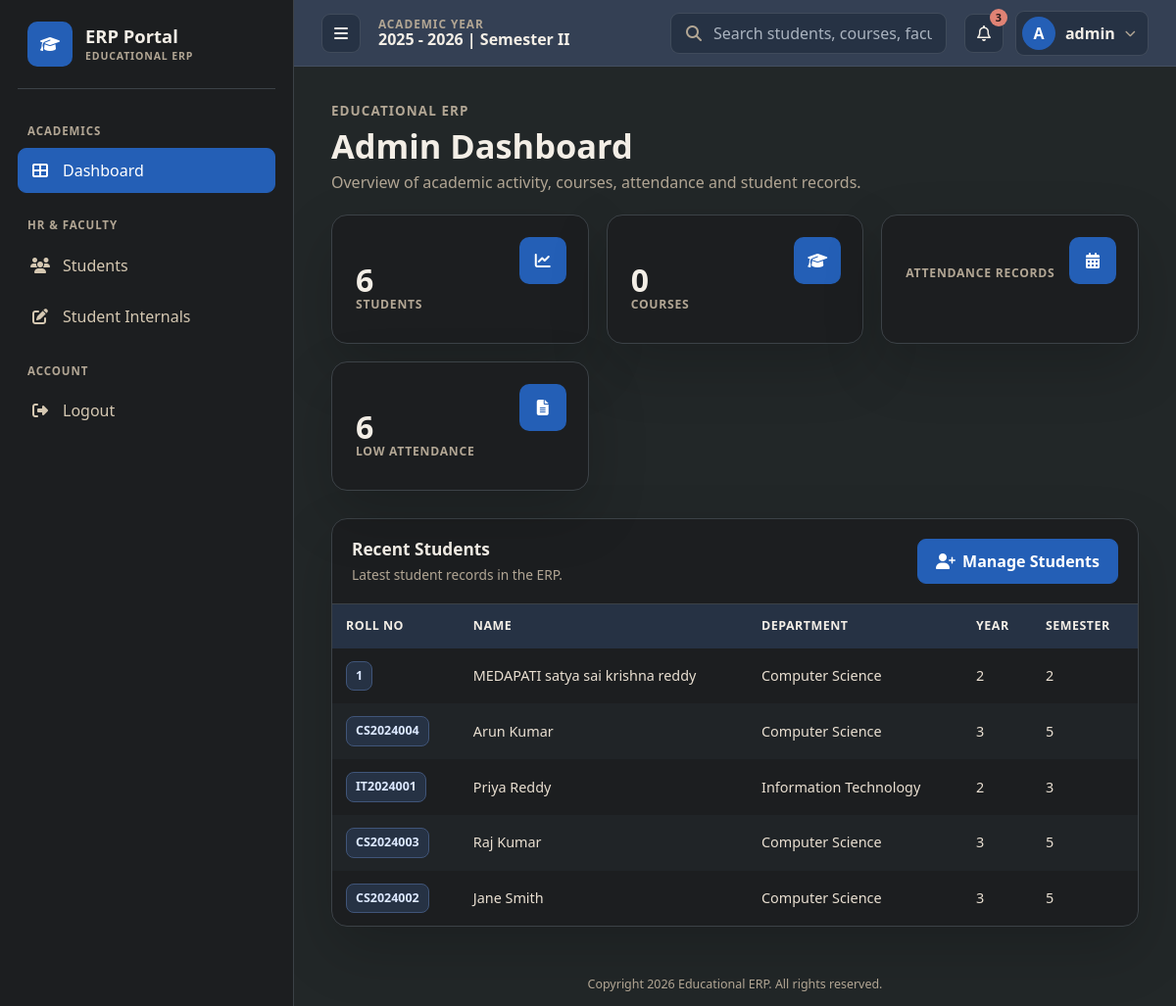
/home/ (signed in), run on an earlier commit of the app's database.
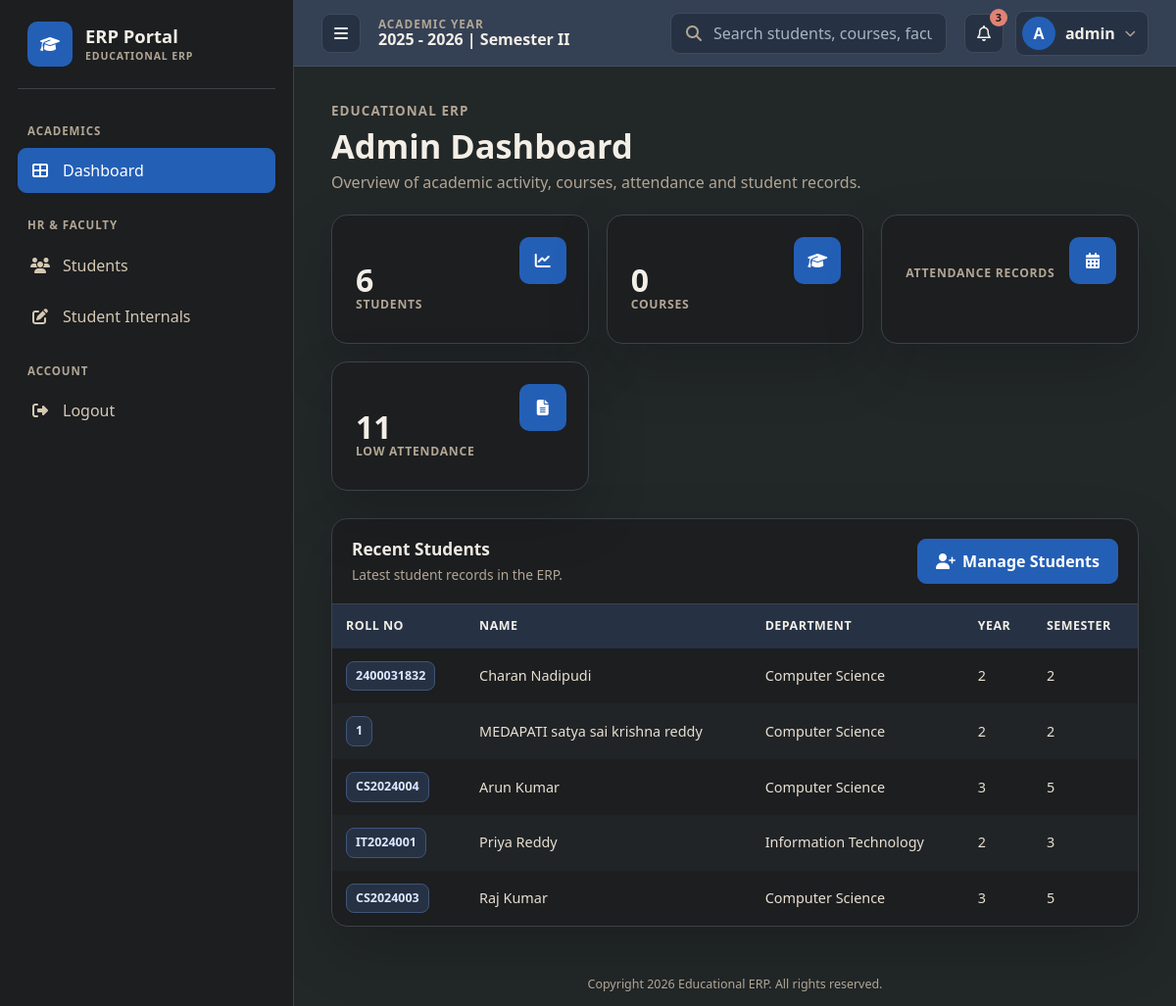
And on a later commit of the database.
### users/models.py (models this page shows, shortened)
class CustomUser(AbstractUser):
    ROLE_CHOICES = (
        ('admin', 'Admin'),
        ('administrator', 'Administrator'),
        ('teacher', 'Faculty'),
        ('student', 'Student'),
    )
    role = models.CharField(max_length=20, choices=ROLE_CHOICES)
    phone = models.CharField(max_length=15, blank=True, null=True)

### students/models.py (models this page shows, shortened)
class Student(models.Model):
    user = models.OneToOneField(settings.AUTH_USER_MODEL, on_delete=models.CASCADE)
    roll_number = models.CharField(max_length=20, unique=True)
    registration_number = models.CharField(max_length=50, unique=True)
    date_of_birth = models.DateField()
    phone = models.CharField(max_length=15)
    address = models.TextField()
    department = models.CharField(max_length=100)
    year = models.IntegerField()
    semester = models.IntegerField()
    photo = models.ImageField(upload_to='student_photos/', blank=True, null=True)

### students/views.py (the view)
# urls.py: path('home/', views.home, name='home'),
@login_required
def home(request):
    try:
        student = Student.objects.get(user=request.user)
        courses = Course.objects.filter(department=student.department, semester=student.semester)
        courses_count = courses.count() or Course.objects.count()
        context = {
            'attendance_count': student.attendances.count(),
            'grades_count': student.grades.count(),
            'courses_count': courses_count,
            'is_student': True, 'student': student,
        }
        return render(request, 'home.html', context)
    except Student.DoesNotExist:
        total_students = Student.objects.count()
        total_grades = Grade.objects.count()
        total_attendance = Attendance.objects.count()
        from django.db.models import Avg
        low_att = Attendance.objects.filter(total_conducted__gt=0)
        low_att_count = sum(
            1 for a in low_att
            if a.total_attended / a.total_conducted * 100 < 75
        )
        context = {
            'is_admin': True,
            'total_students': total_students,
            'total_grades': total_grades,
            'total_courses': Course.objects.count(),
            'low_attendance_count': low_att_count,
            'recent_students': Student.objects.select_related('user').order_by('-id')[:5],
        }
        return render(request, 'admin_home.html', context)

### students/context_processors.py (called while the page is built)
def sidebar_students(request):
    if request.user.is_authenticated and (request.user.is_staff or request.user.is_superuser):
        students = Student.objects.select_related('user').order_by('roll_number')
        return {'sidebar_students': students}
    return {'sidebar_students': []}

### templates/admin_home.html (shortened to what this page needs)
{% extends 'base.html' %}
{% block content %}
<div class="page-header">Admin Dashboard</div>
<div class="stat-cards">
  <div class="stat-card"><div class="val">{{ total_students }}</div><div class="lbl">Students</div></div>
  <div class="stat-card"><div class="val">{{ total_courses }}</div><div class="lbl">Courses</div></div>
  <div class="stat-card"><div class="val">{{ total_attendance }}</div><div class="lbl">Attendance Records</div></div>
  <div class="stat-card"><div class="val">{{ low_attendance_count }}</div><div class="lbl">Low Attendance</div></div>
</div>
<div class="data-table-wrap">
  <div class="tbl-header">
    <div>
      <div class="tbl-title">Recent Students</div>
      <div class="total-badge">Latest student records in the ERP.</div>
    </div>
    <a class="action-link action-primary" href="{% url 'student_crud' %}">
      <i class="fas fa-user-plus"></i> Manage Students
    </a>
  </div>
  <div style="overflow-x:auto;">
    <table class="erp-table">
      <thead>
        <tr>
          <th>Roll No</th>
          <th>Name</th>
          <th>Department</th>
          <th>Year</th>
          <th>Semester</th>
        </tr>
      </thead>
      <tbody>
        {% for s in recent_students %}
        <tr>
          <td><span class="badge-code">{{ s.roll_number }}</span></td>
          <td>{{ s.user.get_full_name|default:s.user.username }}</td>
          <td>{{ s.department }}</td>
          <td>{{ s.year }}</td>
          <td>{{ s.semester }}</td>
        </tr>
        {% empty %}
        <tr><td colspan="5" style="text-align:center;color:var(--muted);padding:30px;">No students found.</td></tr>
        {% endfor %}
      </tbody>
    </table>
  </div>
</div>
{% endblock %}

### templates/base.html (shortened to what this page needs)
<!DOCTYPE html>
<html lang="en">
<head>
  <link href="https://cdn.jsdelivr.net/npm/bootstrap@5.3.0/dist/css/bootstrap.min.css" rel="stylesheet"/>
  <link href="https://cdnjs.cloudflare.com/ajax/libs/font-awesome/6.4.0/css/all.min.css" rel="stylesheet"/>
</head>
<body>
<nav class="top-navbar">
  <button class="hamburger" type="button" onclick="toggleSidebar()" aria-label="Toggle navigation"><i class="fas fa-bars"></i></button>
  <div class="top-meta">
    <span>Academic Year</span>
    2025 - 2026 | Semester II
  </div>
  <div class="search-wrap">
    <i class="fas fa-search"></i>
    <input type="text" placeholder="Search students, courses, faculty..."/>
  </div>
  <div class="nav-right">
    <button class="icon-btn" type="button" aria-label="Notifications"><i class="far fa-bell"></i></button>
    <div class="user-menu-wrap">
      <button class="user-chip" type="button" onclick="toggleUserMenu(event)" aria-haspopup="true" aria-expanded="false" id="userMenuButton">
        <div class="avatar">{{ user.username|slice:":1"|upper }}</div>
        <span>{{ user.get_full_name|default:user.username|slice:":14" }}</span>
        <i class="fas fa-chevron-down" style="font-size:.7rem;color:var(--muted);"></i>
      </button>
    </div>
  </div>
</nav>
<aside class="sidebar" id="sidebar">
  <a href="{% url 'home' %}" class="brand">
    <span class="logo-text">ERP Portal</span>
  </a>
  <div class="section-sep">Academics</div>
  <a href="{% url 'home' %}" class="nav-link-item {% if request.resolver_match.url_name == 'home' %}active{% endif %}">
    <i class="fas fa-table-cells-large"></i> Dashboard
  </a>
  {% if user.is_staff or user.is_superuser or user.role == 'teacher' or user.role == 'admin' or user.role == 'administrator' %}
  <div class="section-sep">HR & Faculty</div>
  <a href="{% url 'student_list' %}" class="nav-link-item {% if request.resolver_match.url_name == 'student_list' %}active{% endif %}">
    <i class="fas fa-users"></i> Students
  </a>
  <a href="{% url 'update_internals' %}" class="nav-link-item {% if request.resolver_match.url_name == 'update_internals' %}active{% endif %}">
    <i class="fas fa-pen-to-square"></i> Student Internals
  </a>
  {% endif %}
  <div class="section-sep">Account</div>
  <a href="{% url 'logout' %}" class="nav-link-item">
    <i class="fas fa-right-from-bracket"></i> Logout
  </a>
</aside>
<div class="main-content">
  {% block content %}{% endblock %}
</div>
<footer>Copyright 2026 Educational ERP. All rights reserved.</footer>
</body>
</html>

What changed in the data, as far as the page shows it:
no longer on this page (row unchanged): Student: roll_number "CS2024002", user.get_full_name "Jane Smith", department "Computer Science", year "3", semester "5"
added Student: roll_number "2400031832", user.get_full_name "Charan Nadipudi", department "Computer Science", year "2", semester "2"
Also different on the page:
{{ low_attendance_count }}: "6" → "11"
